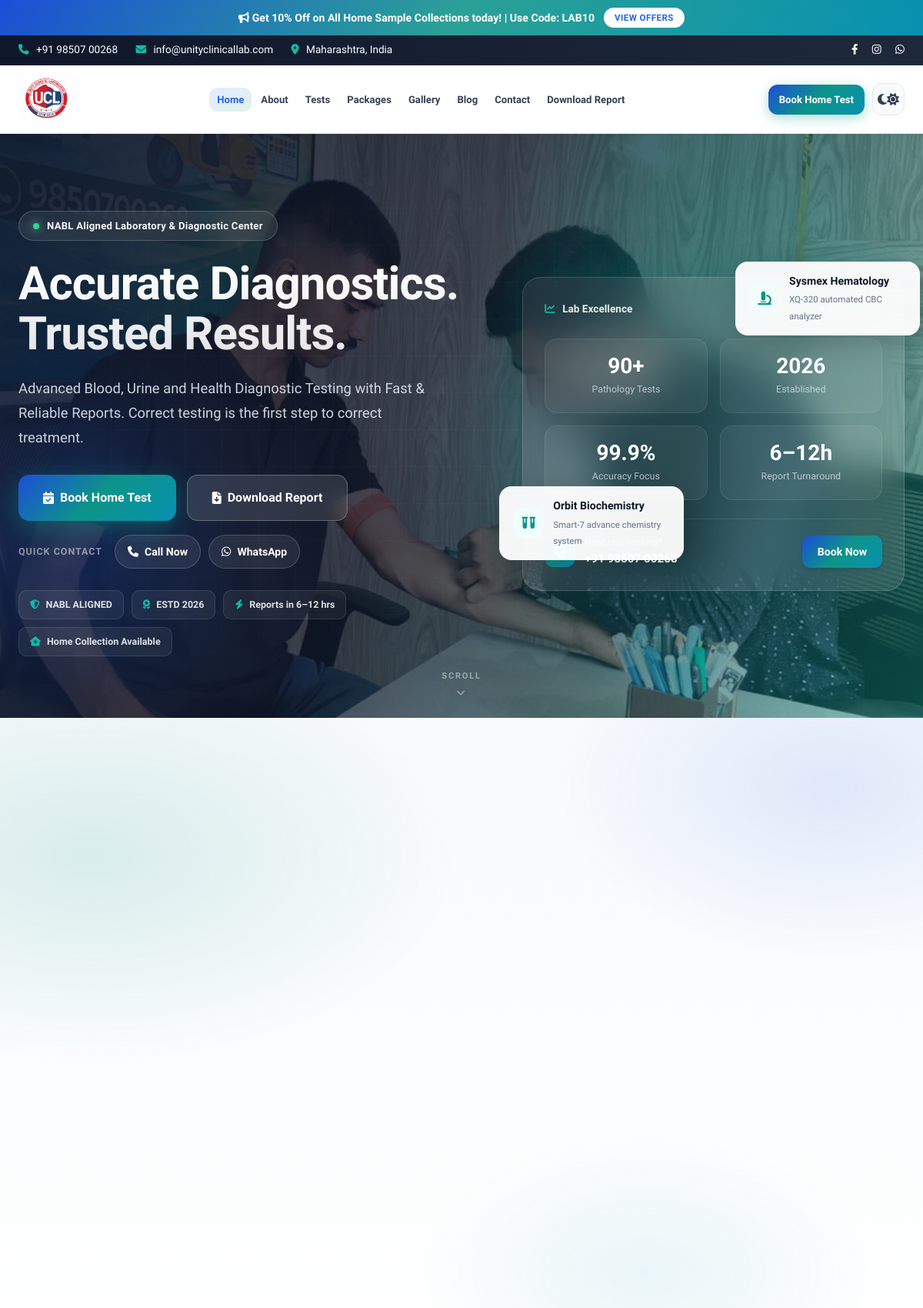
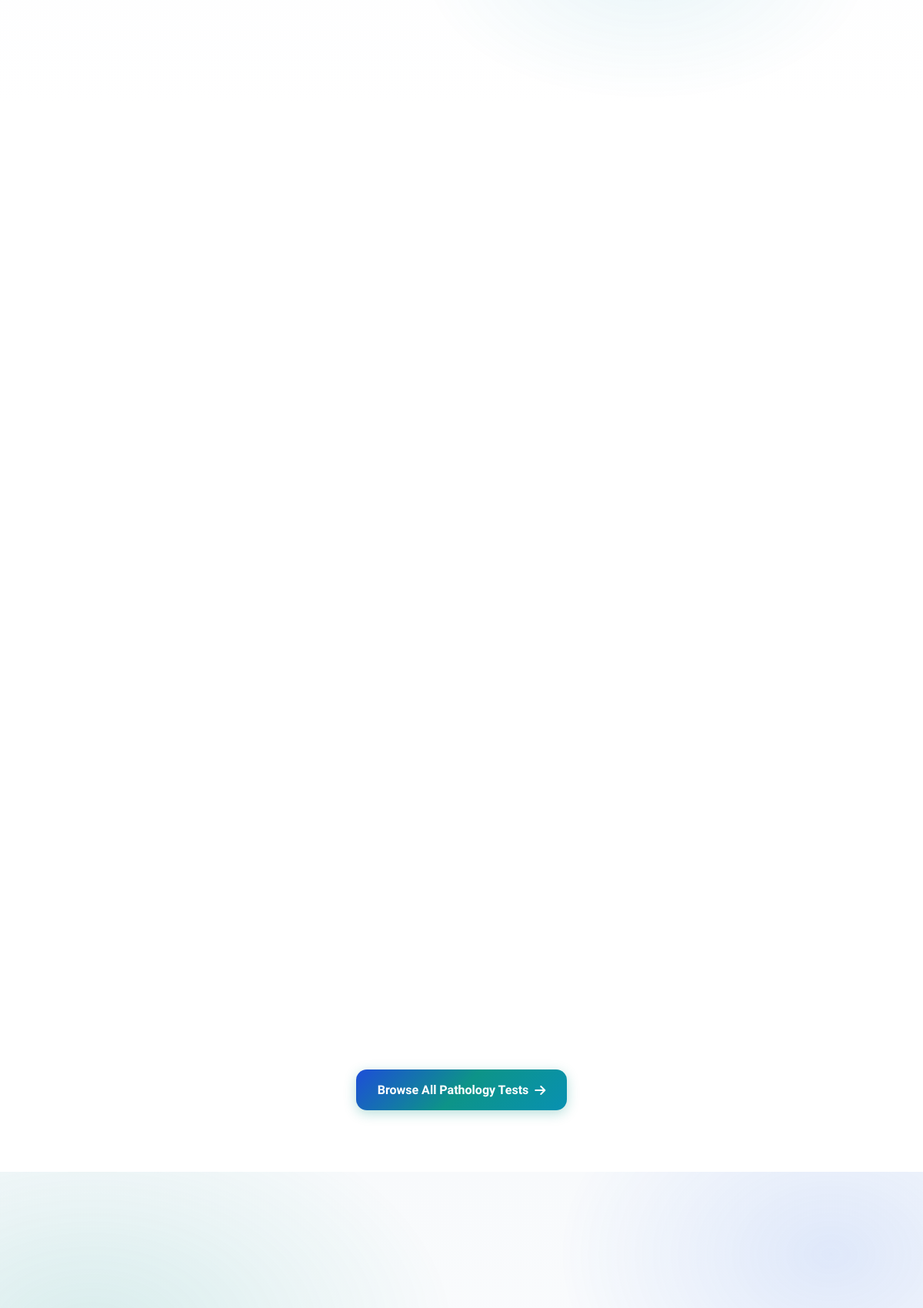
The page / (upper part) on the database its author committed (2 pictures, top to bottom).
### tables this page shows
CREATE TABLE cms_settings (
        key TEXT PRIMARY KEY,
        value TEXT NOT NULL
    );

CREATE TABLE cms_menu (
        id INTEGER PRIMARY KEY AUTOINCREMENT,
        title TEXT NOT NULL,
        url TEXT NOT NULL,
        sequence INTEGER NOT NULL,
        is_active INTEGER DEFAULT 1,
        is_cta INTEGER DEFAULT 0
    );

CREATE TABLE cms_sections (
        id INTEGER PRIMARY KEY AUTOINCREMENT,
        section_code TEXT UNIQUE NOT NULL,
        section_title TEXT NOT NULL,
        is_active INTEGER DEFAULT 1,
        sequence INTEGER NOT NULL
    , section_tag TEXT, section_heading TEXT, section_description TEXT, section_type TEXT DEFAULT 'builtin', section_body TEXT);

### includes/sections/services.php (the view, shortened to what the rows shown need)
<section class="services-section section-padding">
    <div class="container">
        <div class="grid-3 reveal-stagger">
        </div>
        <div class="text-center section-cta-wrap">
            <a href="services.php" class="btn btn-teal btn-lg">Browse All Pathology Tests <i class="fa-solid fa-arrow-right"></i></a>
        </div>
    </div>
</section>

### includes/header.php (shortened to what the rows shown need)
<?php
function is_item_active($item_url, $active_nav) {
    $current_page = basename($_SERVER['PHP_SELF']);
    if ($current_page === $item_url) {
        return 'active';
    }
    return '';
}
try {
    $menu_items = $db->query('SELECT * FROM cms_menu WHERE is_active = 1 ORDER BY sequence ASC')->fetchAll();
} catch (PDOException $e) {
    $menu_items = [];
}
$social_links = cmsSocialLinks($cms);
$header_logo_width = max(40, min(400, (int) cmsSetting($cms, 'header_logo_width', '240')));
$header_logo_height = max(30, min(200, (int) cmsSetting($cms, 'header_logo_height', '72')));
$header_logo_display_h = min($header_logo_height, 80);
$header_logo_display_w = min($header_logo_width, 280);
$header_logo_style = sprintf(
    '--header-logo-width:%dpx;--header-logo-height:%dpx;--header-logo-display-width:%dpx;--header-logo-display-height:%dpx;--header-logo-width-scrolled:%dpx;--header-logo-height-scrolled:%dpx;--header-logo-aspect:%s;',
    $header_logo_width,
    $header_logo_height,
    $header_logo_display_w,
    $header_logo_display_h,
    (int) round($header_logo_display_w * 0.85),
    (int) round($header_logo_display_h * 0.85),
    $header_logo_display_h > 0 ? round($header_logo_display_w / $header_logo_display_h, 4) : '2'
);
$nav_links = [];
$nav_cta = null;
foreach ($menu_items as $item) {
    if ((int) ($item['is_cta'] ?? 0) === 1) {
        $nav_cta = $item;
    } else {
        $nav_links[] = $item;
    }
}
$_body_class = trim($body_class ?? '');
?>
<!DOCTYPE html>
<html lang="en">
<head>
    <link rel="stylesheet" href="css/style.css">
    <link rel="stylesheet" href="css/premium.css">
    <link rel="stylesheet" href="https://cdnjs.cloudflare.com/ajax/libs/font-awesome/6.4.0/css/all.min.css">
</head>
<body class="<?php echo htmlspecialchars($_body_class); ?>">
    <?php if (($cms['header_show_top_bar'] ?? '1') === '1'): ?>
    <div class="top-bar">
        <div class="container">
            <?php if (($cms['header_show_social'] ?? '1') === '1'): ?>
            <div class="top-bar-social">
                <?php foreach ($social_links as $social): ?>
                    <a href="<?php echo htmlspecialchars($social['url']); ?>" target="_blank" rel="noopener noreferrer" aria-label="<?php echo htmlspecialchars($social['label']); ?>"><i class="<?php echo htmlspecialchars($social['icon']); ?>"></i></a>
                <?php endforeach; ?>
            </div>
            <?php endif; ?>
        </div>
    </div>
    <?php endif; ?>
    <header class="site-header" style="<?php echo htmlspecialchars($header_logo_style); ?>">
        <div class="container">
            <nav class="nav-bar" aria-label="Main navigation">
                <div class="nav-bar-center">
                    <ul class="nav-menu" id="navMenu">
                        <?php foreach ($nav_links as $item): ?>
                            <li class="nav-item <?php echo is_item_active($item['url'], $active_nav ?? ''); ?>">
                                <a href="<?php echo htmlspecialchars($item['url']); ?>"><?php echo htmlspecialchars($item['title']); ?></a>
                            </li>
                        <?php endforeach; ?>
                    </ul>
                </div>
                <div class="nav-bar-actions">
                    <?php if ($nav_cta): ?>
                    <a href="<?php echo htmlspecialchars($nav_cta['url']); ?>" class="btn btn-primary nav-header-cta"><?php echo htmlspecialchars($nav_cta['title']); ?></a>
                    <?php endif; ?>
                    <button type="button" class="theme-toggle" aria-label="Toggle dark mode" title="Toggle theme">
                        <i class="fa-solid fa-moon theme-icon-dark"></i>
                        <i class="fa-solid fa-sun theme-icon-light"></i>
                    </button>
                </div>
            </nav>
        </div>
    </header>
    <main id="main-content">

### index.php (shortened to what the rows shown need)
<?php
include 'includes/db.php';
$active_nav = 'home';
$body_class = 'page-home';
include 'includes/header.php';
try {
    $home_sections = $db->query('SELECT * FROM cms_sections WHERE is_active = 1 ORDER BY sequence ASC')->fetchAll();
    foreach ($home_sections as $sectionRow) {
        cmsRenderHomeSection($db, $cms_sections, $sectionRow);
    }
} catch (PDOException $e) {
    echo "<div class='container' style='padding:40px;'><div class='alert alert-error'>Failed to load homepage components: " . htmlspecialchars($e->getMessage()) . '</div></div>';
}
include 'includes/footer.php';

### includes/sections/hero.php (shortened to what the rows shown need)
<section class="hero-section hero-premium">
    <div class="hero-bg" aria-hidden="true">
        <div class="hero-bg-image" style="background-image: url('<?php echo htmlspecialchars($cms['hero_bg_image'] ?? 'images/gallery/web/blood-collection.jpg'); ?>');"></div>
        <div class="hero-bg-gradient"></div>
        <div class="hero-orb hero-orb-1"></div>
        <div class="hero-orb hero-orb-2"></div>
        <div class="hero-orb hero-orb-3"></div>
        <div class="hero-grid-pattern"></div>
    </div>
    <div class="container hero-grid">
        <div class="hero-content reveal">
            <span class="hero-tag">
                <span class="hero-tag-dot"></span>
                <?php echo htmlspecialchars($cms['hero_tagline'] ?? 'NABL Certified Laboratory & Diagnostic Center'); ?>
            </span>
            <h1 class="hero-title"><?php echo nl2br(htmlspecialchars($cms['hero_headline'] ?? 'Accurate Diagnostics. Trusted Results.')); ?></h1>
            <p class="hero-desc"><?php echo htmlspecialchars($cms['hero_subheadline'] ?? 'Advanced Blood, Urine and Health Diagnostic Testing with Fast & Reliable Reports.'); ?></p>
            <div class="hero-cta-block">
                <div class="hero-cta-primary">
                    <a href="<?php echo htmlspecialchars(cmsSetting($cms, 'hero_btn_book_url', 'collection.php')); ?>" class="btn btn-primary btn-lg btn-glow">
                        <i class="fa-solid fa-calendar-check"></i>
                        <?php echo htmlspecialchars(cmsSetting($cms, 'hero_btn_book_text', 'Book Home Test')); ?>
                    </a>
                    <a href="<?php echo htmlspecialchars(cmsSetting($cms, 'hero_btn_download_url', 'download.php')); ?>" class="btn btn-glass btn-lg">
                        <i class="fa-solid fa-file-arrow-down"></i>
                        <?php echo htmlspecialchars(cmsSetting($cms, 'hero_btn_download_text', 'Download Report')); ?>
                    </a>
                </div>
                <?php if (cmsSetting($cms, 'support_phone') !== '' || cmsSetting($cms, 'whatsapp_number') !== ''): ?>
                <div class="hero-cta-quick">
                    <span class="hero-cta-quick-label">Quick contact</span>
                    <div class="hero-cta-quick-links">
                        <?php if (cmsSetting($cms, 'support_phone') !== ''): ?>
                        <a href="tel:<?php echo preg_replace('/[^0-9+]/', '', $cms['support_phone']); ?>" class="hero-quick-link">
                            <i class="fa-solid fa-phone"></i> <?php echo htmlspecialchars(cmsSetting($cms, 'hero_btn_call_text', 'Call Now')); ?>
                        </a>
                        <?php endif; ?>
                        <?php if (cmsSetting($cms, 'whatsapp_number') !== ''): ?>
                        <a href="https://wa.me/<?php echo preg_replace('/[^0-9]/', '', $cms['whatsapp_number']); ?>?text=<?php echo urlencode(cmsSetting($cms, 'hero_whatsapp_message', "Hi, I'd like to book a diagnostic test.")); ?>" target="_blank" rel="noopener noreferrer" class="hero-quick-link hero-quick-link-wa">
                            <i class="fa-brands fa-whatsapp"></i> WhatsApp
                        </a>
                        <?php endif; ?>
                    </div>
                </div>
                <?php endif; ?>
            </div>
            <div class="hero-trust-row">
                <?php if ($b1 = cmsSetting($cms, 'footer_badge_1')): ?><span class="hero-trust-badge"><i class="fa-solid fa-shield-halved"></i> <?php echo htmlspecialchars($b1); ?></span><?php endif; ?>
                <?php if ($b2 = cmsSetting($cms, 'footer_badge_2')): ?><span class="hero-trust-badge"><i class="fa-solid fa-award"></i> <?php echo htmlspecialchars($b2); ?></span><?php endif; ?>
                <?php if ($t3 = cmsSetting($cms, 'hero_trust_3_text')): ?>
                <span class="hero-trust-badge"><i class="<?php echo htmlspecialchars(cmsSetting($cms, 'hero_trust_3_icon', 'fa-solid fa-bolt')); ?>"></i> <?php echo htmlspecialchars($t3); ?></span>
                <?php endif; ?>
                <?php if ($t4 = cmsSetting($cms, 'hero_trust_4_text')): ?>
                <span class="hero-trust-badge"><i class="<?php echo htmlspecialchars(cmsSetting($cms, 'hero_trust_4_icon', 'fa-solid fa-house-medical')); ?>"></i> <?php echo htmlspecialchars($t4); ?></span>
                <?php endif; ?>
            </div>
        </div>
        <div class="hero-visual reveal reveal-delay-2">
            <div class="hero-glass-panel">
                <div class="hero-panel-header">
                    <span class="hero-panel-label"><i class="fa-solid fa-chart-line"></i> <?php echo htmlspecialchars(cmsSetting($cms, 'hero_panel_label', 'Lab Excellence')); ?></span>
                    <span class="hero-panel-live"><span class="pulse-dot"></span> <?php echo htmlspecialchars(cmsSetting($cms, 'hero_panel_live', 'Open Now')); ?></span>
                </div>
                <div class="hero-stats-grid">
                    <?php for ($s = 1; $s <= 4; $s++):
                        $val = cmsSetting($cms, 'hero_stat_' . $s . '_value');
                        $lbl = cmsSetting($cms, 'hero_stat_' . $s . '_label');
                    ?>
                    <div class="hero-stat">
                        <strong><?php echo htmlspecialchars($val); ?></strong>
                        <span><?php echo htmlspecialchars($lbl); ?></span>
                    </div>
                    <?php endfor; ?>
                </div>
                <div class="hero-panel-footer">
                    <div class="hero-panel-contact">
                        <div>
                            <small><?php echo htmlspecialchars(cmsSetting($cms, 'hero_panel_help', 'Need help booking?')); ?></small>
                            <strong><?php echo htmlspecialchars(cmsSetting($cms, 'support_phone')); ?></strong>
                        </div>
                    </div>
                    <a href="<?php echo htmlspecialchars(cmsSetting($cms, 'hero_btn_book_url', 'collection.php')); ?>" class="btn btn-primary btn-sm">Book Now</a>
                </div>
            </div>
            <?php if ($f1t = cmsSetting($cms, 'hero_float_1_title')): ?>
            <div class="hero-float-card hero-float-card-1">
                <i class="<?php echo htmlspecialchars(cmsSetting($cms, 'hero_float_1_icon', 'fa-solid fa-microscope')); ?>"></i>
                <div>
                    <strong><?php echo htmlspecialchars($f1t); ?></strong>
                    <span><?php echo htmlspecialchars(cmsSetting($cms, 'hero_float_1_desc')); ?></span>
                </div>
            </div>
            <?php endif; ?>
            <?php if ($f2t = cmsSetting($cms, 'hero_float_2_title')): ?>
            <div class="hero-float-card hero-float-card-2">
                <i class="<?php echo htmlspecialchars(cmsSetting($cms, 'hero_float_2_icon', 'fa-solid fa-user-doctor')); ?>"></i>
                <div>
                    <strong><?php echo htmlspecialchars($f2t); ?></strong>
                    <span><?php echo htmlspecialchars(cmsSetting($cms, 'hero_float_2_desc')); ?></span>
                </div>
            </div>
            <?php endif; ?>
        </div>
    </div>
    <div class="hero-scroll-hint" aria-hidden="true">
        <span>Scroll</span>
        <i class="fa-solid fa-chevron-down"></i>
    </div>
</section>

### rows shown on the page
cms_menu: title "Home"
cms_menu: title "About"
cms_menu: title "Tests"
cms_menu: title "Packages"
cms_menu: title "Gallery"
cms_menu: title "Blog"
cms_menu: title "Contact"
cms_menu: title "Download Report"
cms_menu: title "Book Home Test"
cms_sections: hero_tagline "NABL Aligned Laboratory & Diagnostic Center", hero_subheadline "Advanced Blood, Urine and Health Diagnostic Testing with Fast & Reliable Reports. Correct testing is the first step to correct treatment.", val "90+", lbl "Pathology Tests", val "2026", lbl "Established", val "99.9%", lbl "Accuracy Focus", val "6–12h", lbl "Report Turnaround"

### other values the page prints
$cms['top_offer_text'] "Get 10% Off on All Home Sample Collections today! | Use Code: LAB10"
$offer_link_text "VIEW OFFERS"
$support_phone "+91 98507 00268"
$support_email "info@unityclinicallab.com"
$top_bar_location "Maharashtra, India"
